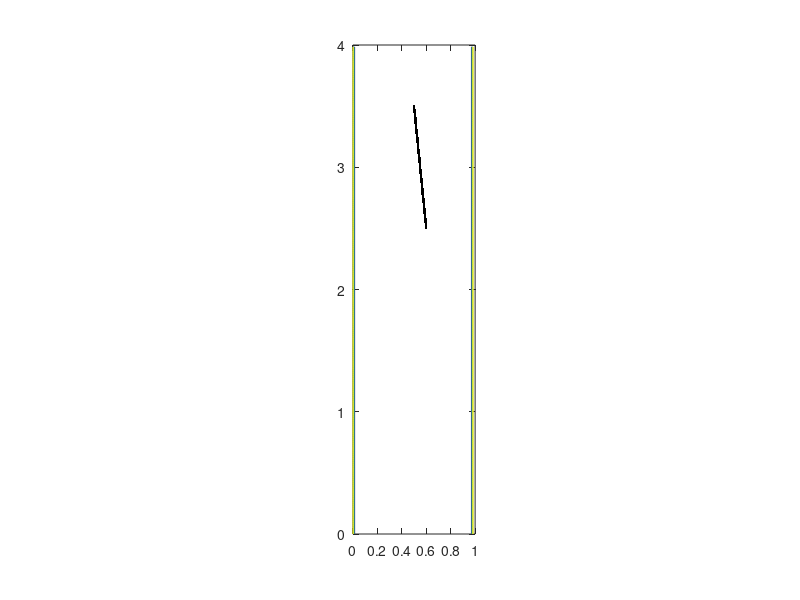

This figure's MATLAB source: (Note: this script raises an error after producing the figure.)
%% Immersed Boundary Method, 2D
% Flexible ribbon filament;

%% Initialize Parameter
clear
global Lx Ly Nx Ny Ks Kb Kt rho M mu g dt;
global h ipx ipy imx imy Nb ds kp km;
global a;
movie_or_not = 0; % whether export movie; 1->yes; 0->no.

% Global parameters
Lx = 1.0; % x size
Ly = 4.0; % y size
Nx = 64; % x mesh size
Ny = Nx/Lx*Ly; % y mesh size
Ks = 100000.0; % stretch coefficient
Kb = 0.01; % bending rigidity
Kt = 500000; % target point pull back force constant
rho = 1.0; % fluid density
M = 1.0; % filament density
mu = 0.01; % fluid viscosity
g = 980; % gravity
tmax = 2; % time range
dt = 0.000001; % discretize time
clockmax = ceil(tmax/dt);

% Mesh
h = Lx/Nx; % grid size
ipx = [(2:Nx),1];
ipy = [(2:Ny),1];
imx = [Nx,(1:(Nx-1))];
imy = [Ny,(1:(Ny-1))];

% parameters specific for this code: filament.
L = 1; % length of the filament
Nb = ceil(L/(h/2))+1; 
ds = h/2;
kp = [(2:Nb),1];
km = [Nb,(1:(Nb-1))];
ZX = Lx/2; % fixed point; first point of the filament
ZY = 7*Ly/8; % Y
alpha = -pi/2+0.1; % initial tilted angle; -pi/2 -> vertical down

% parameters specific for flow field.
u0 = -1.0; % initial uniform flow field velocity
dvorticity = 3; % delta vorticity, used to plot vorticity field
values= (-50*dvorticity):dvorticity:(50*dvorticity);

if movie_or_not == 1
    video = VideoWriter('targeted_filament.mp4','MPEG-4');
    video.FrameRate = 25;
    open(video);
end

%% Initialize Boundary and Flow Field
% generate a filament
X = zeros(Nb,2); % Boundary points
X(:,1) = ZX + ds*(0:(Nb-1))*cos(alpha);
X(:,2) = ZY + ds*(0:(Nb-1))*sin(alpha);
Y = X; % Massive boundary
Z = [ZX ZY]; % Fix the first point;
V = zeros(Nb,2);
% Coordinates, [0 h 2h ... L-h]
% Matrix index, (1 2 ... N)

% velocity of fluid flow
u=zeros(Nx,Ny,2);
[y,x] = meshgrid(0:h:Ly-h,0:h:Lx-h);
% u(:,:,2) = sin(2*pi*x/(Ly));
u(:,:,2) = u0*sin(x);

% vorticity: v_x - u_y; contour plot vorticity.
vorticity=(u(ipx,:,2)-u(imx,:,2)-u(:,ipy,1)+u(:,imy,1))/(2*h);
% dvorticity=(max(max(vorticity))-min(min(vorticity)))/5;
% values= (-10*dvorticity):dvorticity:(10*dvorticity);
% valminmax=[min(values),max(values)];

figure('Position', [1 1 round(1000*Lx) round(1000*Ly)])
% set(gcf,'double','on');
% contour(x,y,vorticity,values);
contour(x,y,vorticity)
hold on
plot(X(:,1),X(:,2),'k.');
axis([0,Lx,0,Ly]);
% caxis(valminmax);
axis equal
axis manual
drawnow;
if movie_or_not == 1
    writeVideo(video,getframe(gcf));
end
hold off

%% 4D matrix, fluid solver
a = zeros(Nx,Ny,2,2); a(:,:,1,1) = ones(Nx,Ny); a(:,:,2,2) = ones(Nx,Ny);
for m1=0:(Nx-1)
  for m2=0:(Ny-1)
    if~(((m1==0)||(m1==Nx/2))&&((m2==0)||(m2==Ny/2)))
      t=[2*pi/Nx;2*pi/Ny].*[m1;m2];
      s=sin(t);
      ss=(s*s')/(s'*s);
%     a(m1+1,m2+1,:,:)=a(m1+1,m2+1,:,:)-(s*s')/(s'*s);
      a(m1+1,m2+1,1,1)=a(m1+1,m2+1,1,1)-ss(1,1);
      a(m1+1,m2+1,1,2)=a(m1+1,m2+1,1,2)-ss(1,2);
      a(m1+1,m2+1,2,1)=a(m1+1,m2+1,2,1)-ss(2,1);
      a(m1+1,m2+1,2,2)=a(m1+1,m2+1,2,2)-ss(2,2);
    end
  end
end
for m1=0:(Nx-1)
  for m2=0:(Ny-1)
    t=[pi/Nx;pi/Ny].*[m1;m2];
    s=sin(t);
    a(m1+1,m2+1,:,:)=a(m1+1,m2+1,:,:)...
                    /(1+(dt/2)*(mu/rho)*(4/(h*h))*(s'*s));
  end
end

%% Calculation
for clock=1:clockmax
%   u(:,end-1:end,1) = 0;
%   u(:,end-1:end,2) = u0;
  XX = X + (dt/2)*interp(u,X);
  YY = Y + (dt/2)*V;
  FF = ForceFilament(XX,YY);
  ff = spread_Filament(FF,XX);
  [u,uu] = fluid(u,ff);
  FF = Kt*(YY-XX);
  FF(1,:) = 10*Kt*(Z-YY(1,:));
  VV = V + (-FF-repmat([0 M*g],Nb,1))*(dt/2)/M;
  X = X + dt*interp(uu,XX);
  Y = Y + dt*VV;
  V = V + (-FF-repmat([0 M*g],Nb,1))*dt/M;
  
  % Animation
  if mod(clock,1000)==1
      vorticity=(u(ipx,:,2)-u(imx,:,2)-u(:,ipy,1)+u(:,imy,1))/(2*h);
      disp(max(max(vorticity))-min(min(vorticity)));
      contour(x,y,vorticity,values)
      colormap cool
      hold on
      plot(mod(X(:,1),Lx),mod(X(:,2),Ly),'ko')
      axis([0,Lx,0,Ly])
%       caxis(valminmax)
      axis equal
%       axis manual
      title(['time = ',num2str(clock*dt)])
      drawnow
      hold off
      if movie_or_not == 1
        writeVideo(video,getframe(gcf));
      end
      disp(clock*dt);
  end
end
%%
if movie_or_not == 1
    close(video);
end
